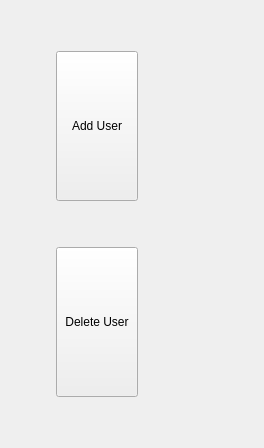
      <widget class="QWidget" name="page">
       <layout class="QGridLayout" name="gridLayout_5">
        <item row="0" column="0">
         <spacer name="horizontalSpacer_8">
          <property name="orientation">
           <enum>Qt::Horizontal</enum>
          </property>
          <property name="sizeHint" stdset="0">
           <size>
            <width>45</width>
            <height>20</height>
           </size>
          </property>
         </spacer>
        </item>
        <item row="0" column="1">
         <layout class="QVBoxLayout" name="verticalLayout">
          <item>
           <spacer name="verticalSpacer_2">
            <property name="orientation">
             <enum>Qt::Vertical</enum>
            </property>
            <property name="sizeHint" stdset="0">
             <size>
              <width>20</width>
              <height>40</height>
             </size>
            </property>
           </spacer>
          </item>
          <item>
           <widget class="QPushButton" name="pushButton_3">
            <property name="minimumSize">
             <size>
              <width>82</width>
              <height>150</height>
             </size>
            </property>
            <property name="text">
             <string>Add User</string>
            </property>
            <property name="icon">
             <iconset resource="icons.qrc">
              <normaloff>:/newPrefix/Icons/Add group.png</normaloff>:/newPrefix/Icons/Add group.png</iconset>
            </property>
            <property name="iconSize">
             <size>
              <width>50</width>
              <height>50</height>
             </size>
            </property>
           </widget>
          </item>
          <item>
           <spacer name="verticalSpacer_3">
            <property name="orientation">
             <enum>Qt::Vertical</enum>
            </property>
            <property name="sizeHint" stdset="0">
             <size>
              <width>20</width>
              <height>40</height>
             </size>
            </property>
           </spacer>
          </item>
          <item>
           <widget class="QPushButton" name="pushButton_2">
            <property name="minimumSize">
             <size>
              <width>82</width>
              <height>150</height>
             </size>
            </property>
            <property name="text">
             <string>Delete User</string>
            </property>
            <property name="icon">
             <iconset resource="icons.qrc">
              <normaloff>:/newPrefix/Icons/Delete group.png</normaloff>:/newPrefix/Icons/Delete group.png</iconset>
            </property>
            <property name="iconSize">
             <size>
              <width>50</width>
              <height>50</height>
             </size>
            </property>
           </widget>
          </item>
          <item>
           <spacer name="verticalSpacer_4">
            <property name="orientation">
             <enum>Qt::Vertical</enum>
            </property>
            <property name="sizeHint" stdset="0">
             <size>
              <width>20</width>
              <height>40</height>
             </size>
            </property>
           </spacer>
          </item>
         </layout>
        </item>
        <item row="0" column="2">
         <spacer name="horizontalSpacer_7">
          <property name="orientation">
           <enum>Qt::Horizontal</enum>
          </property>
          <property name="sizeHint" stdset="0">
           <size>
            <width>44</width>
            <height>20</height>
           </size>
          </property>
         </spacer>
        </item>
        <item row="0" column="3">
         <layout class="QVBoxLayout" name="verticalLayout_2">
          <item>
           <spacer name="verticalSpacer">
            <property name="orientation">
             <enum>Qt::Vertical</enum>
            </property>
            <property name="sizeHint" stdset="0">
             <size>
              <width>20</width>
              <height>40</height>
             </size>
            </property>
           </spacer>
          </item>
          <item>
           <widget class="QLabel" name="label_4">
            <property name="maximumSize">
             <size>
              <width>400</width>
              <height>300</height>
             </size>
            </property>
            <property name="text">
             <string/>
            </property>
            <property name="pixmap">
             <pixmap resource="icons.qrc">:/newPrefix/Icons/1.png</pixmap>
            </property>
            <property name="scaledContents">
             <bool>true</bool>
            </property>
           </widget>
          </item>
          <item>
           <spacer name="verticalSpacer_5">
            <property name="orientation">
             <enum>Qt::Vertical</enum>
            </property>
            <property name="sizeHint" stdset="0">
             <size>
              <width>20</width>
              <height>40</height>
             </size>
            </property>
           </spacer>
          </item>
         </layout>
        </item>
        <item row="0" column="4">
         <spacer name="horizontalSpacer_9">
          <property name="orientation">
           <enum>Qt::Horizontal</enum>
          </property>
          <property name="sizeHint" stdset="0">
           <size>
            <width>45</width>
            <height>20</height>
           </size>
          </property>
         </spacer>
        </item>
       </layout>
      </widget>
